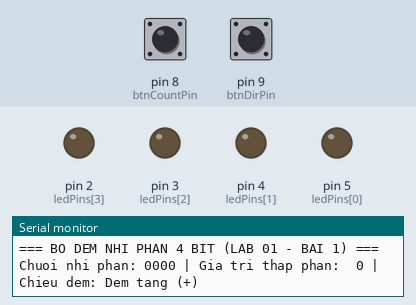
Recording of a sketch running on a simulated Arduino Uno, built with avr-gcc and run on an emulated ATmega328P. Shown: output pins drawn as LEDs (lit = HIGH), the last lines printed to the serial monitor. The inputs (shaded band) are chosen by the test bench; at power-on: pin 8 (btnCountPin) HIGH, pin 9 (btnDirPin) HIGH.

Above: at 1.2 s.
1.3 s: pin 8 (btnCountPin) pulled LOW for 0.15 s
At 1.8 s:
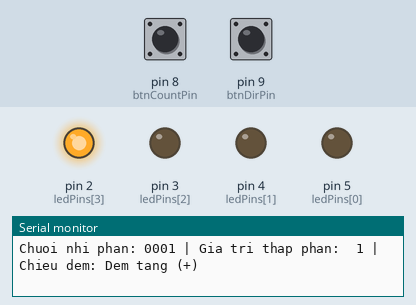
2.9 s: pin 8 (btnCountPin) pulled LOW for 1 s
At 4.2 s:
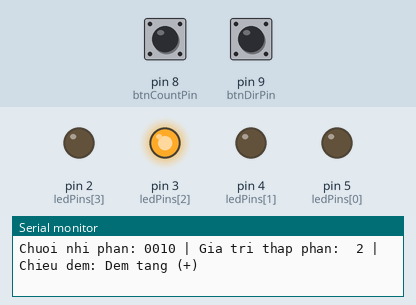
5.4 s: pin 8 (btnCountPin) pulled LOW for 0.15 s
At 6.1 s:
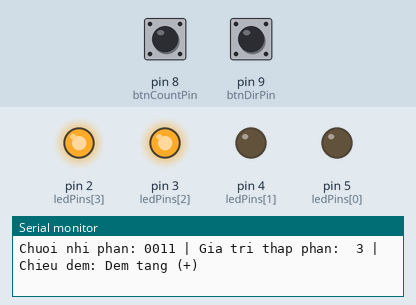
7.0 s: pin 8 (btnCountPin) pulled LOW for 3.2 s
At 7.3 s:
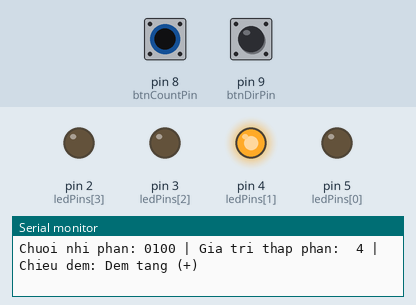
11.7 s: pin 8 (btnCountPin) pulled LOW for 0.15 s
At 12.1 s:
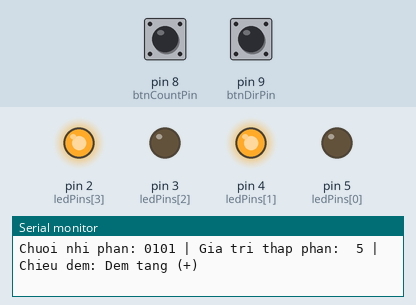
Timing chart, 0 to 14.7 s (numbered marks = the images above; inputs shaded):
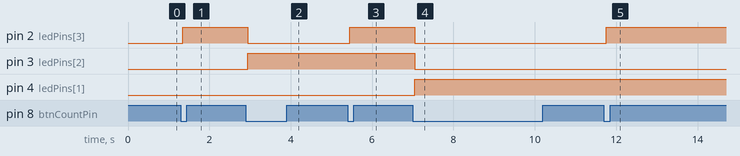

Measured:
- after the input at 1.3 s, pin 2 (ledPins[3]): LOW → HIGH after 0.05 s
- after the input at 2.9 s, pin 2 (ledPins[3]): HIGH → LOW after 0.05 s; pin 3 (ledPins[2]): LOW → HIGH after 0.05 s
- after the input at 5.4 s, pin 2 (ledPins[3]): LOW → HIGH after 0.05 s
- after the input at 7.0 s, pin 2 (ledPins[3]), pin 3 (ledPins[2]): HIGH → LOW after 0.05 s; pin 4 (ledPins[1]): LOW → HIGH after 0.05 s
- after the input at 11.7 s, pin 2 (ledPins[3]): LOW → HIGH after 0.05 s

The sketch:

Bai1.ino
```cpp
const int ledPins[4] = {5, 4, 3, 2};

const int btnCountPin = 8;
const int btnDirPin   = 9;

int counter = 0;
bool isCountUp = true;

int lastBtnCountReading = HIGH;
int btnCountState = HIGH;
unsigned long lastDebounceTimeCount = 0;

int lastBtnDirReading = HIGH;
int btnDirState = HIGH;
unsigned long lastDebounceTimeDir = 0;

const unsigned long debounceDelay = 50;

void updateLEDs(int value) {
  for (int i = 0; i < 4; i++) {
    int bitValue = (value >> (3 - i)) & 1;
    digitalWrite(ledPins[i], bitValue);
  }
}

void printStatus() {
  Serial.print("Chuoi nhi phan: ");
  for (int i = 3; i >= 0; i--) {
    Serial.print((counter >> i) & 1);
  }

  Serial.print(" | Gia tri thap phan: ");
  if (counter < 10) Serial.print(" ");
  Serial.print(counter);

  Serial.print(" | Chieu dem: ");
  if (isCountUp) {
    Serial.println("Dem tang (+)");
  } else {
    Serial.println("Dem giam (-)");
  }
}

void setup() {
  for (int i = 0; i < 4; i++) {
    pinMode(ledPins[i], OUTPUT);
  }

  pinMode(btnCountPin, INPUT_PULLUP);
  pinMode(btnDirPin, INPUT_PULLUP);

  Serial.begin(115200);
  Serial.println("=== BO DEM NHI PHAN 4 BIT (LAB 01 - BAI 1) ===");

  updateLEDs(counter);
  printStatus();
}

void loop() {
  int readingCount = digitalRead(btnCountPin);
  if (readingCount != lastBtnCountReading) {
    lastDebounceTimeCount = millis();
  }

  if ((millis() - lastDebounceTimeCount) > debounceDelay) {
    if (readingCount != btnCountState) {
      btnCountState = readingCount;
      if (btnCountState == LOW) {
        if (isCountUp) {
          counter++;
          if (counter > 15) counter = 0;
        } else {
          counter--;
          if (counter < 0) counter = 15;
        }
        updateLEDs(counter);
        printStatus();
      }
    }
  }
  lastBtnCountReading = readingCount;

  int readingDir = digitalRead(btnDirPin);
  if (readingDir != lastBtnDirReading) {
    lastDebounceTimeDir = millis();
  }

  if ((millis() - lastDebounceTimeDir) > debounceDelay) {
    if (readingDir != btnDirState) {
      btnDirState = readingDir;
      if (btnDirState == LOW) {
        isCountUp = !isCountUp;
        Serial.println(">> DA DOI CHIEU DEM <<");
        printStatus();
      }
    }
  }
  lastBtnDirReading = readingDir;
}
```
